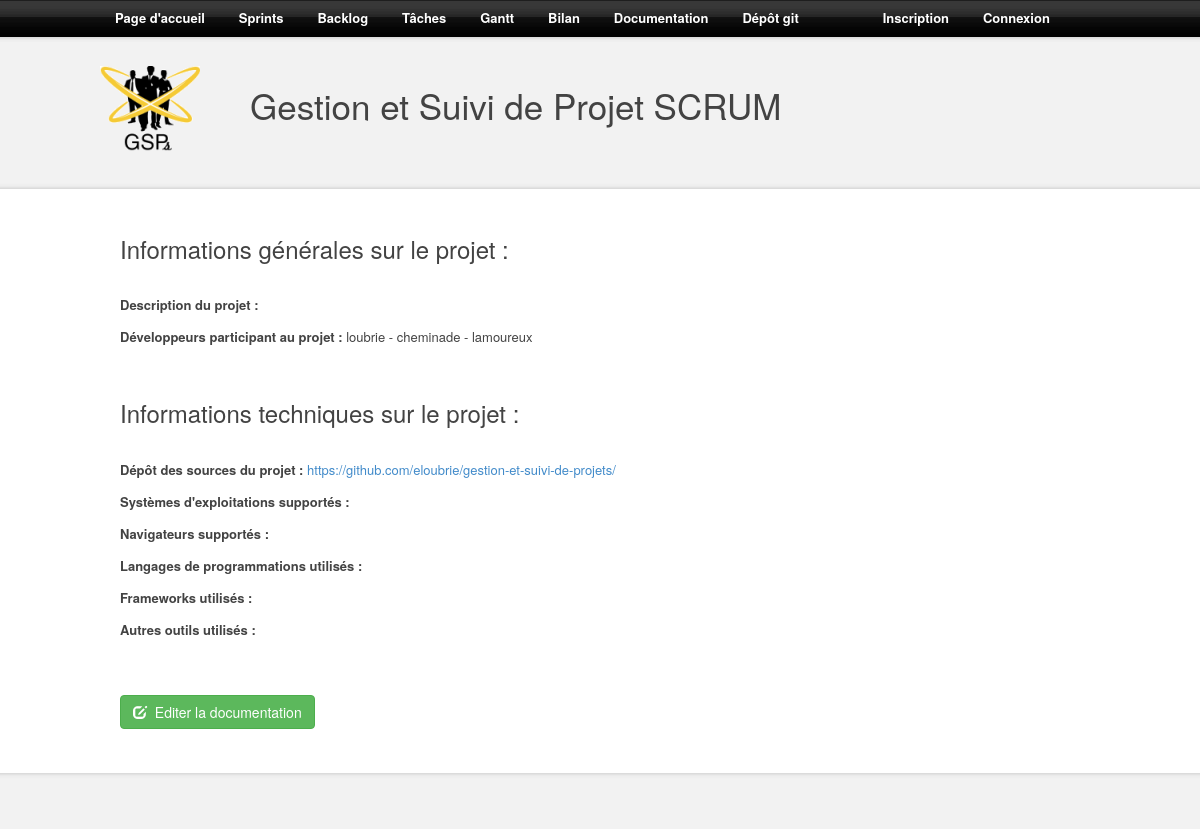
/documentation.php, run on the app's committed database.
### tables this page shows
CREATE TABLE IF NOT EXISTS `developpeurs` (
  `ID` int(11) NOT NULL AUTO_INCREMENT,
  `pseudo` text NOT NULL,
  `pass` text NOT NULL,
  `droits` int(11) NOT NULL,
  `email` text NOT NULL,
  PRIMARY KEY (`ID`)
);

CREATE TABLE IF NOT EXISTS `git` (
  `ID` int(11) NOT NULL AUTO_INCREMENT,
  `lien` text NOT NULL,
  PRIMARY KEY (`ID`)
);

### src/bdd/bdd.php (called while the page is built, shortened)
<?php
class BDD
{
	private $PDOInstance = null;
	private static $instance = null;
	private function __construct()
	{
		$this->PDOInstance = new PDO('mysql:charset=utf8;dbname='.self::DEFAULT_SQL_DTB.';host='.self::DEFAULT_SQL_HOST,self::DEFAULT_SQL_USER ,self::DEFAULT_SQL_PASS);
	}
	public static function getConnection()
	{
		if(is_null(self::$instance))
		{
			self::$instance = new BDD();
		}
		return self::$instance;
	}
	public function query($query)
	{
		return $this->PDOInstance->query($query);
	}
}
?>

### src/models/developer.php (called while the page is built, shortened)
<?php
class ModelDeveloper
{
	public function _getDevelopers()
	{
		return BDD::getConnection()->query('SELECT * FROM developpeurs');
	}
}

### src/models/git.php (called while the page is built, shortened)
<?php
class ModelGit
{
    public function _getGitURL(){
        return BDD::getConnection()->query("SELECT lien FROM git");
    }
}

### src/controllers/documentation.php (the view, shortened to what this page needs)
<?php
include("models/documentation.php");
include("models/developer.php");
include("models/git.php");
class ControllerDocumentation
{
    private $modelDocumentation;
	public function __construct()
	{
		$this->modelDocumentation = new ModelDocumentation();
		$this->modelDev = new ModelDeveloper();
		$this->modelGit = new ModelGit();
	}
	private function _buildDevelopersList($developersList)
	{
		$a = 0;
		foreach ($developersList as $developer)
		{
			if($a>0)
			{ echo ' - '; }
			echo $developer['pseudo'];
			$a = 1;
		}
	}
	public function _buildDocumentationInfo($id)
	{
		$documentation = $this->modelDocumentation->_getDocumentation($id)->fetch(PDO::FETCH_ASSOC);
		$devs = $this->modelDev->_getDevelopers();
		$git = $this->modelGit->_getGitURL()->fetch(PDO::FETCH_ASSOC);
		?>
		<h3>Informations générales sur le projet :</h3><br />
		<p><b>Description du projet :</b> <?php echo $documentation['description']; ?></p>
		<p><b>Développeurs participant au projet :</b> <?php $this->_buildDevelopersList($devs); ?></p>
		<br />
		<h3>Informations techniques sur le projet :</h3><br />
		<p><b>Dépôt des sources du projet :</b> <a href="<?php echo $git['lien']; ?>"><?php echo $git['lien']; ?></a></p>
		<p><b>Systèmes d'exploitations supportés :</b> <?php echo $documentation['systemes_exploitation']; ?></p>
		<p><b>Navigateurs supportés :</b> <?php echo $documentation['navigateurs']; ?></p>
		<p><b>Langages de programmations utilisés :</b> <?php echo $documentation['langages']; ?></p>
		<p><b>Frameworks utilisés :</b> <?php echo $documentation['frameworks']; ?></p>
		<p><b>Autres outils utilisés :</b> <?php echo $documentation['autres_outils']; ?></p>
		<?php
	}
}

### src/structure/design/style.css (style rules this page uses)
html, body { height : 100%; margin : 0px; padding : 0px; font-family : Trebuchet MS , sans-serif; }
p { margin-top : 0px; }
a { color : #007a99; text-decoration : none; }

### data on the page
developpeurs: pseudo "loubrie"
developpeurs: pseudo "cheminade"
developpeurs: pseudo "lamoureux"
git: lien "https://github.com/eloubrie/gestion-et-suivi-de-projets/"
